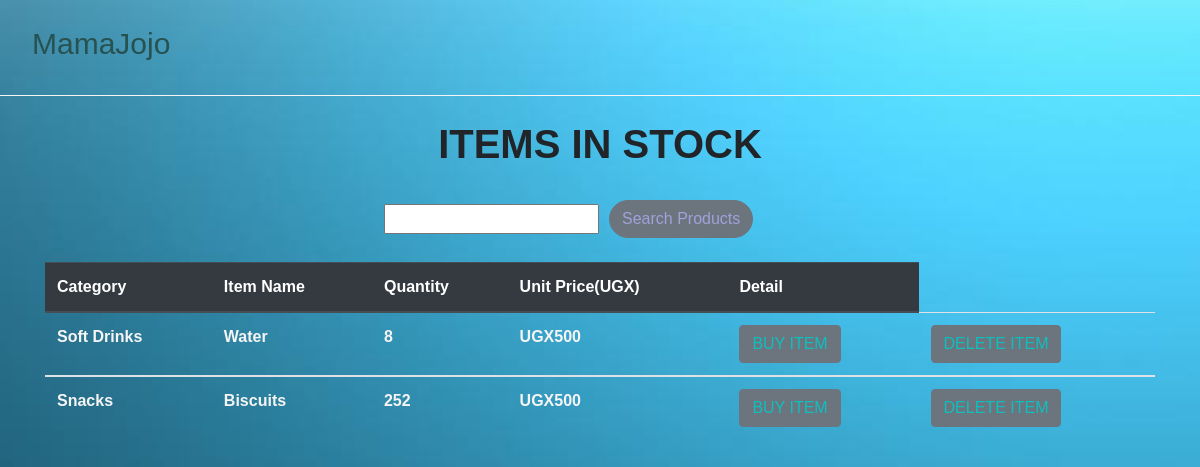
The app's page /index/, older data.
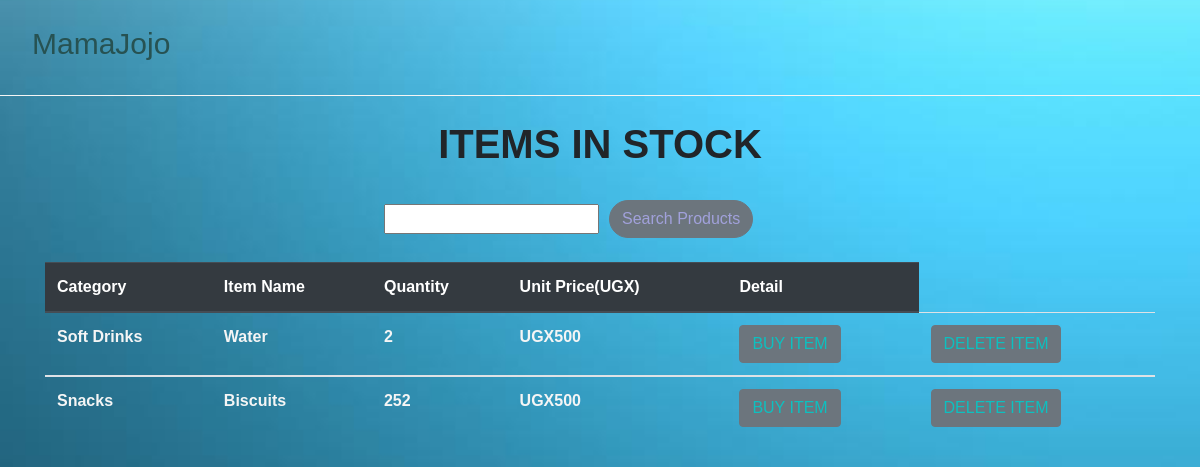
The same page, newer data.
### ajojo/models.py (models this page shows, shortened)
class Product(models.Model):
    category_name = models.ForeignKey(Category, on_delete=models.CASCADE, null=True, blank = True)
    item_name = models.CharField(max_length =50, null = True, blank = True)
    total_quantity = models.IntegerField(default = 0, null = True, blank = True)
    issued_quantity = models.IntegerField(default = 0, null = True, blank = True)
    received_quantity = models.IntegerField(default = 0, null = True, blank = True)
    unit_price = models.IntegerField(default = 0, null = True, blank = True)
    manufacturer = models.CharField(max_length=50, null = True, blank = True)
    brand = models.CharField(max_length=50, null = True, blank = True)

class Category(models.Model):
    name = models.CharField(max_length=50, null = True, blank = True)
    def __str__(self):
        return self.name

### ajojo/views.py (the view)
# urls.py: path('index/', views.home, name = 'index'),
def home(request):
    products = Product.objects.all().order_by('-id')
    product_filter = Product_filter(request.GET, queryset=products)
    products = product_filter.qs
    return render(request,'products/index.html', {'products':products,'product_filter':product_filter})

### ajojo/templates/products/index.html
{% extends 'products/base.html'%} {% block content%}
<br>
<div class = "container">
  <h1 style="font-weight: bolder; font-family: 'Franklin Gothic Medium',
   'Arial Narrow', Arial, sans-serif;" class= "text-center">ITEMS IN STOCK</h1>
<br>
<div style="font-family: 'Franklin Gothic Medium', 'Arial Narrow', Arial, sans-serif;" class="container">
  <form action="" method="GET" style="display: flex; gap: 10px; align-items: center; flex-wrap: wrap;">
    {% for field in product_filter.form %}
      <div>
        {{ field }}
      </div>
    {% endfor %}
    <input
      style="border-radius: 25px; color: rgb(161, 161, 219); height: 38px;"
      type="submit"
      value="Search Products"
      class="btn btn-secondary btn"
    />
  </form>
</div>
  <br>
  <table  style="font-weight: bolder; font-family: 'Franklin Gothic Medium', 'Arial Narrow',
  Arial, sans-serif" class="table">
    <thead class="thead-dark">
      <tr>
        <th scope="col">Category</th>
        <th scope="col">Item Name</th>
        <th scope="col">Quantity</th>
        <th scope="col">Unit Price(UGX)</th>
        <th scope = "col">Detail</th>
      </tr>
    </thead>
    {% for product in products %}
    <tbody>
      <tr style="color: whitesmoke;">
        <td>{{product.category_name}}</td>
        <td>{{product.item_name}}</td>
        <td>{{product.total_quantity}}</td>
        <td>UGX{{product.unit_price}}</td>
        <td><a href="{% url 'product_detail' product.id %}"
              ><input
                type="submit"
                value="BUY ITEM"
                class="btn btn-secondary btn"
                type="button"
                style="color: rgb(13, 192, 192);"
            /></a></td>
            <td><a href="{% url 'delete_item' product.id %}"
              ><input
                type="submit"
                value="DELETE ITEM"
                class="btn btn-secondary btn"
                type="button"
                style="color: rgb(13, 192, 192)"
            /></a></td>
      </tr>
    </tbody>
    {% endfor %}
  </table>
</div>
{% endblock%}

Row changes from the older to the newer data that the page shows:
changed Product "Water": total_quantity "8" → "2"
